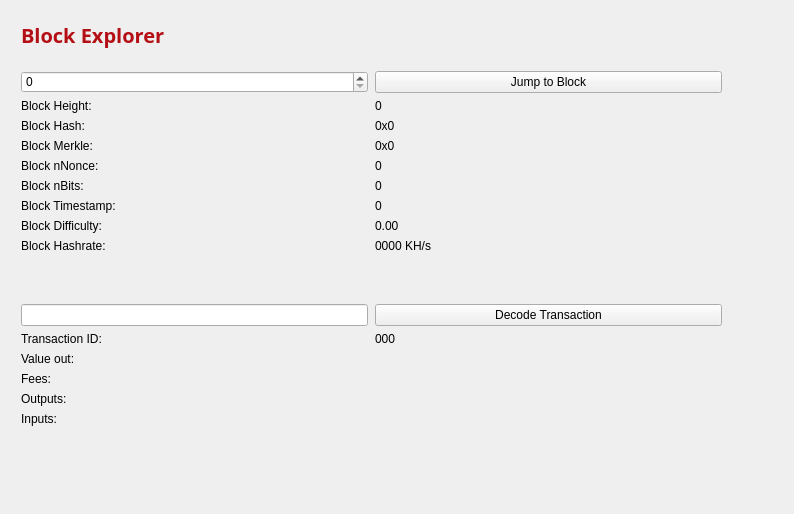
<?xml version="1.0" encoding="UTF-8"?>
<ui version="4.0">
 <class>BlockBrowser</class>
 <widget class="QWidget" name="BlockBrowser">
  <property name="windowModality">
   <enum>Qt::NonModal</enum>
  </property>
  <property name="enabled">
   <bool>true</bool>
  </property>
  <property name="geometry">
   <rect>
    <x>0</x>
    <y>0</y>
    <width>794</width>
    <height>514</height>
   </rect>
  </property>
  <property name="sizePolicy">
   <sizepolicy hsizetype="Expanding" vsizetype="Expanding">
    <horstretch>0</horstretch>
    <verstretch>0</verstretch>
   </sizepolicy>
  </property>
  <property name="minimumSize">
   <size>
    <width>0</width>
    <height>0</height>
   </size>
  </property>
  <property name="acceptDrops">
   <bool>false</bool>
  </property>
  <property name="windowTitle">
   <string>Form</string>
  </property>
  <property name="styleSheet">
   <string notr="true">color: rgb(0, 0, 0);</string>
  </property>
  <layout class="QGridLayout">
   <property name="sizeConstraint">
    <enum>QLayout::SetMaximumSize</enum>
   </property>
   <property name="leftMargin">
    <number>21</number>
   </property>
   <property name="topMargin">
    <number>21</number>
   </property>
   <property name="rightMargin">
    <number>10</number>
   </property>
   <item row="1" column="0">
    <widget class="QWidget" name="widget" native="true">
     <property name="styleSheet">
      <string notr="true">color: rgb(0, 0, 0);</string>
     </property>
     <widget class="QWidget" name="layoutWidget">
      <property name="geometry">
       <rect>
        <x>0</x>
        <y>0</y>
        <width>699</width>
        <height>27</height>
       </rect>
      </property>
      <layout class="QHBoxLayout" name="horizontalLayout_4">
       <property name="spacing">
        <number>7</number>
       </property>
       <item>
        <widget class="QLabel" name="label_5">
         <property name="font">
          <font>
           <family>Open Sans,sans-serif</family>
          </font>
         </property>
         <property name="styleSheet">
          <string notr="true">color: rgb(0, 0, 0);</string>
         </property>
         <property name="text">
          <string>&lt;html&gt;&lt;head/&gt;&lt;body&gt;&lt;p&gt;&lt;span style=&quot; font-size:20px; font-weight:600; color:#B40F14;&quot;&gt;Block Explorer &lt;/span&gt;&lt;/p&gt;&lt;/body&gt;&lt;/html&gt;</string>
         </property>
        </widget>
       </item>
       <item>
        <spacer name="horizontalSpacer_2">
         <property name="orientation">
          <enum>Qt::Horizontal</enum>
         </property>
         <property name="sizeHint" stdset="0">
          <size>
           <width>40</width>
           <height>20</height>
          </size>
         </property>
        </spacer>
       </item>
      </layout>
     </widget>
     <widget class="QWidget" name="layoutWidget_2">
      <property name="geometry">
       <rect>
        <x>0</x>
        <y>50</y>
        <width>701</width>
        <height>400</height>
       </rect>
      </property>
      <layout class="QGridLayout" name="gridLayout_3" rowstretch="0,0,0,0,0,0,0,0,0,0,0,0,0,0,0,0,0,0,0" columnstretch="0,0">
       <property name="sizeConstraint">
        <enum>QLayout::SetDefaultConstraint</enum>
       </property>
       <property name="horizontalSpacing">
        <number>7</number>
       </property>
       <item row="18" column="0">
        <spacer name="verticalSpacer">
         <property name="orientation">
          <enum>Qt::Vertical</enum>
         </property>
         <property name="sizeHint" stdset="0">
          <size>
           <width>20</width>
           <height>40</height>
          </size>
         </property>
        </spacer>
       </item>
       <item row="12" column="1">
        <widget class="QPushButton" name="txButton">
         <property name="styleSheet">
          <string notr="true">color: rgb(0, 0, 0);</string>
         </property>
         <property name="text">
          <string>Decode Transaction</string>
         </property>
        </widget>
       </item>
       <item row="17" column="0">
        <widget class="QLabel" name="inputLabel">
         <property name="styleSheet">
          <string notr="true">color: rgb(0, 0, 0);</string>
         </property>
         <property name="text">
          <string>Inputs:</string>
         </property>
         <property name="alignment">
          <set>Qt::AlignLeading|Qt::AlignLeft|Qt::AlignTop</set>
         </property>
        </widget>
       </item>
       <item row="10" column="1">
        <widget class="QLabel" name="pawBox">
         <property name="styleSheet">
          <string notr="true">color: rgb(0, 0, 0);</string>
         </property>
         <property name="text">
          <string>0000 KH/s</string>
         </property>
        </widget>
       </item>
       <item row="14" column="0">
        <widget class="QLabel" name="valueLabel">
         <property name="styleSheet">
          <string notr="true">color: rgb(0, 0, 0);</string>
         </property>
         <property name="text">
          <string>Value out:</string>
         </property>
        </widget>
       </item>
       <item row="13" column="0">
        <widget class="QLabel" name="txLabel">
         <property name="styleSheet">
          <string notr="true">color: rgb(0, 0, 0);</string>
         </property>
         <property name="text">
          <string>Transaction ID:</string>
         </property>
        </widget>
       </item>
       <item row="9" column="1">
        <widget class="QLabel" name="hardBox">
         <property name="styleSheet">
          <string notr="true">color: rgb(0, 0, 0);</string>
         </property>
         <property name="text">
          <string>0.00</string>
         </property>
        </widget>
       </item>
       <item row="13" column="1">
        <widget class="QLabel" name="txID">
         <property name="styleSheet">
          <string notr="true">color: rgb(0, 0, 0);</string>
         </property>
         <property name="text">
          <string>000</string>
         </property>
        </widget>
       </item>
       <item row="17" column="1">
        <widget class="QLabel" name="inputBox">
         <property name="styleSheet">
          <string notr="true">color: rgb(0, 0, 0);</string>
         </property>
         <property name="text">
          <string/>
         </property>
         <property name="alignment">
          <set>Qt::AlignLeading|Qt::AlignLeft|Qt::AlignTop</set>
         </property>
        </widget>
       </item>
       <item row="14" column="1">
        <widget class="QLabel" name="valueBox">
         <property name="styleSheet">
          <string notr="true">color: rgb(0, 0, 0);</string>
         </property>
         <property name="text">
          <string/>
         </property>
        </widget>
       </item>
       <item row="9" column="0">
        <widget class="QLabel" name="hardLabel">
         <property name="styleSheet">
          <string notr="true">color: rgb(0, 0, 0);</string>
         </property>
         <property name="text">
          <string>Block Difficulty:</string>
         </property>
        </widget>
       </item>
       <item row="1" column="0">
        <widget class="QSpinBox" name="heightBox">
         <property name="sizePolicy">
          <sizepolicy hsizetype="Preferred" vsizetype="Fixed">
           <horstretch>0</horstretch>
           <verstretch>0</verstretch>
          </sizepolicy>
         </property>
         <property name="styleSheet">
          <string notr="true">color: rgb(0, 0, 0);</string>
         </property>
         <property name="maximum">
          <number>99999999</number>
         </property>
        </widget>
       </item>
       <item row="3" column="0">
        <widget class="QLabel" name="heightLabel_2">
         <property name="styleSheet">
          <string notr="true">color: rgb(0, 0, 0);</string>
         </property>
         <property name="text">
          <string>Block Height:</string>
         </property>
        </widget>
       </item>
       <item row="8" column="1">
        <widget class="QLabel" name="timeBox">
         <property name="styleSheet">
          <string notr="true">color: rgb(0, 0, 0);</string>
         </property>
         <property name="text">
          <string>0</string>
         </property>
        </widget>
       </item>
       <item row="1" column="1">
        <widget class="QPushButton" name="blockButton">
         <property name="styleSheet">
          <string notr="true">color: rgb(0, 0, 0);</string>
         </property>
         <property name="text">
          <string>Jump to Block</string>
         </property>
        </widget>
       </item>
       <item row="5" column="0">
        <widget class="QLabel" name="merkleLabel">
         <property name="styleSheet">
          <string notr="true">color: rgb(0, 0, 0);</string>
         </property>
         <property name="text">
          <string>Block Merkle:</string>
         </property>
        </widget>
       </item>
       <item row="4" column="0">
        <widget class="QLabel" name="hashLabel">
         <property name="styleSheet">
          <string notr="true">color: rgb(0, 0, 0);</string>
         </property>
         <property name="text">
          <string>Block Hash:</string>
         </property>
        </widget>
       </item>
       <item row="15" column="1">
        <widget class="QLabel" name="feesBox">
         <property name="styleSheet">
          <string notr="true">color: rgb(0, 0, 0);</string>
         </property>
         <property name="text">
          <string/>
         </property>
        </widget>
       </item>
       <item row="10" column="0">
        <widget class="QLabel" name="pawLabel">
         <property name="styleSheet">
          <string notr="true">color: rgb(0, 0, 0);</string>
         </property>
         <property name="text">
          <string>Block Hashrate:</string>
         </property>
        </widget>
       </item>
       <item row="3" column="1">
        <widget class="QLabel" name="heightLabel">
         <property name="styleSheet">
          <string notr="true">color: rgb(0, 0, 0);</string>
         </property>
         <property name="text">
          <string>0</string>
         </property>
        </widget>
       </item>
       <item row="15" column="0">
        <widget class="QLabel" name="feesLabel">
         <property name="styleSheet">
          <string notr="true">color: rgb(0, 0, 0);</string>
         </property>
         <property name="text">
          <string>Fees:</string>
         </property>
        </widget>
       </item>
       <item row="7" column="0">
        <widget class="QLabel" name="bitsLabel">
         <property name="styleSheet">
          <string notr="true">color: rgb(0, 0, 0);</string>
         </property>
         <property name="text">
          <string>Block nBits:</string>
         </property>
        </widget>
       </item>
       <item row="7" column="1">
        <widget class="QLabel" name="bitsBox">
         <property name="styleSheet">
          <string notr="true">color: rgb(0, 0, 0);</string>
         </property>
         <property name="text">
          <string>0</string>
         </property>
        </widget>
       </item>
       <item row="5" column="1">
        <widget class="QLabel" name="merkleBox">
         <property name="minimumSize">
          <size>
           <width>187</width>
           <height>0</height>
          </size>
         </property>
         <property name="styleSheet">
          <string notr="true">color: rgb(0, 0, 0);</string>
         </property>
         <property name="text">
          <string>0x0</string>
         </property>
        </widget>
       </item>
       <item row="16" column="0">
        <widget class="QLabel" name="outputLabel">
         <property name="styleSheet">
          <string notr="true">color: rgb(0, 0, 0);</string>
         </property>
         <property name="text">
          <string>Outputs:</string>
         </property>
         <property name="alignment">
          <set>Qt::AlignLeading|Qt::AlignLeft|Qt::AlignTop</set>
         </property>
        </widget>
       </item>
       <item row="16" column="1">
        <widget class="QLabel" name="outputBox">
         <property name="styleSheet">
          <string notr="true">color: rgb(0, 0, 0);</string>
         </property>
         <property name="text">
          <string/>
         </property>
         <property name="alignment">
          <set>Qt::AlignLeading|Qt::AlignLeft|Qt::AlignTop</set>
         </property>
        </widget>
       </item>
       <item row="6" column="0">
        <widget class="QLabel" name="nonceLabel">
         <property name="styleSheet">
          <string notr="true">color: rgb(0, 0, 0);</string>
         </property>
         <property name="text">
          <string>Block nNonce:</string>
         </property>
        </widget>
       </item>
       <item row="6" column="1">
        <widget class="QLabel" name="nonceBox">
         <property name="styleSheet">
          <string notr="true">color: rgb(0, 0, 0);</string>
         </property>
         <property name="text">
          <string>0</string>
         </property>
        </widget>
       </item>
       <item row="8" column="0">
        <widget class="QLabel" name="timeLabel">
         <property name="styleSheet">
          <string notr="true">color: rgb(0, 0, 0);</string>
         </property>
         <property name="text">
          <string>Block Timestamp:</string>
         </property>
        </widget>
       </item>
       <item row="4" column="1">
        <widget class="QLabel" name="hashBox">
         <property name="enabled">
          <bool>true</bool>
         </property>
         <property name="sizePolicy">
          <sizepolicy hsizetype="Preferred" vsizetype="Preferred">
           <horstretch>0</horstretch>
           <verstretch>0</verstretch>
          </sizepolicy>
         </property>
         <property name="minimumSize">
          <size>
           <width>0</width>
           <height>0</height>
          </size>
         </property>
         <property name="styleSheet">
          <string notr="true">color: rgb(0, 0, 0);</string>
         </property>
         <property name="text">
          <string>0x0</string>
         </property>
        </widget>
       </item>
       <item row="12" column="0">
        <widget class="QLineEdit" name="txBox">
         <property name="sizePolicy">
          <sizepolicy hsizetype="Preferred" vsizetype="Fixed">
           <horstretch>0</horstretch>
           <verstretch>0</verstretch>
          </sizepolicy>
         </property>
         <property name="styleSheet">
          <string notr="true">color: rgb(0, 0, 0);</string>
         </property>
         <property name="inputMask">
          <string comment="Transaction id" extracomment="Transaction id"/>
         </property>
         <property name="placeholderText">
          <string comment="Transaction ID" extracomment="Transaction ID"/>
         </property>
        </widget>
       </item>
       <item row="11" column="0">
        <spacer name="verticalSpacer_2">
         <property name="orientation">
          <enum>Qt::Vertical</enum>
         </property>
         <property name="sizeHint" stdset="0">
          <size>
           <width>20</width>
           <height>40</height>
          </size>
         </property>
        </spacer>
       </item>
      </layout>
     </widget>
    </widget>
   </item>
  </layout>
 </widget>
 <resources/>
 <connections/>
</ui>
